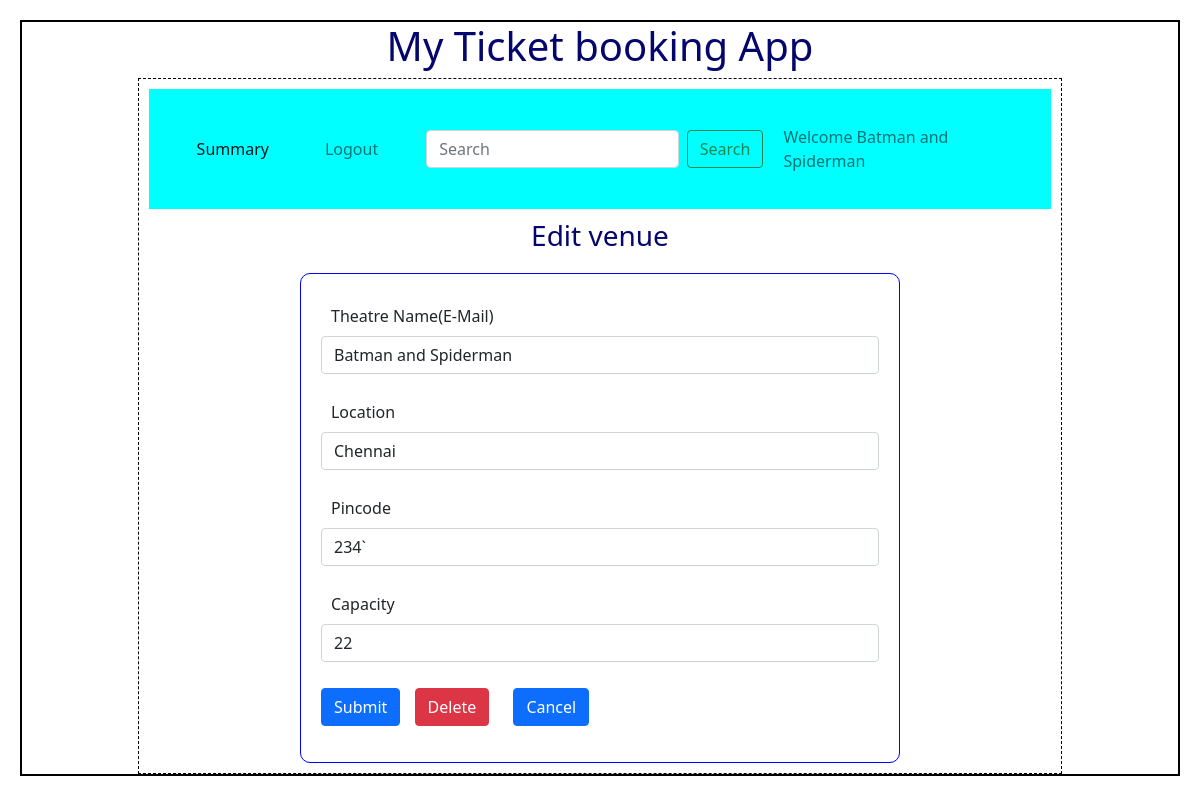
Screenshot of /edit_venue/2/Batman and Spiderman with the database file from the repository.
### backend/models.py (models this page shows)
class Theatre(db.Model):
    __tablename__ = "theatre"
    id =db.Column(db.Integer,primary_key = True)
    name =db.Column(db.String, unique=True,nullable=False)
    location = db.Column(db.String,nullable=False)
    pin_code = db.Column(db.Integer,nullable=False)
    capacity = db.Column(db.Integer,nullable=False)
    venue_pic_url = db.Column(db.String,nullable=True,default="None")
    shows = db.relationship("Show",cascade="all,delete",backref="theatre",lazy=True)

### backend/controllers.py (the view, shortened to what this page needs)
@app.route("/edit_venue/<id>/<name>",methods=["GET","POST"])
def edit_venue(id,name):
    v =get_venue(id)
    return render_template("edit_venue.html",venue=v,name=name)

### backend/controllers.py (called while the page is built)
def get_venue(id):
    theatre = Theatre.query.filter_by(id=id).first()
    return theatre

### templates/edit_venue.html (shortened to what this page needs)
{%extends "admin_layout.html"%}
{%block conten%}
{%if venue%}
                <div class="center"> <h3>Edit venue</h3> </div>
                <form action="/edit_venue/{{venue.id}}/{{name}}" method ="POST">
                <div class="input_form">
                    <div class="mb-3">
                        <label for="name" class="form-label">Theatre Name(E-Mail)</label>
                        <input type="text" class="form-control" name="name" id="name" value="{{venue.name}}">
                    </div>
                    <div class="mb-3">
                        <label for="address" class="form-label">Location</label>
                        <input type="text" class="form-control" name="location"  id="location"  value="{{venue.location}}">
                    </div>
                    <div class="mb-3">
                        <label for="pincode" class="form-label">Pincode</label>
                        <input type="text" class="form-control" name="pincode"  id="pincode"  value="{{venue.pin_code}}">
                    </div>
                    <div class="mb-3">
                        <label for="capacity" class="form-label">Capacity</label>
                        <input type="number" class="form-control" name="capacity"  id="capacity"  value="{{venue.capacity}}">
                    </div>
                    <div class="mb-3">
                        <button type="submit" class="btn btn-primary">Submit</button>
                        <a href="/delete_venue/{{venue.id}}/{{name}}" type="button" class="btn btn-danger"> Delete</a>
                        <a href="/admin/{{name}}" type="button" class="btn btn-primary"> Cancel</a>
                    </div>
                </div>
            </form>
            {%endif%}
{%endblock%}

### templates/admin_layout.html (shortened to what this page needs)
<!DOCTYPE html>
<html>
    <head>
        <link rel="stylesheet" href="/static/styles/main.css">
        <link href="https://cdn.jsdelivr.net/npm/bootstrap@5.0.2/dist/css/bootstrap.min.css" rel="stylesheet">
    </head>
    <body>
        <div class="my_container">
            <div class="center"> <h1>My Ticket booking App</h1> </div>
            <div class="my_panel">
                <nav class="navbar navbar-expand-lg navbar-light" style="background-color: aqua;">
                    <div class="collapse navbar-collapse" id="navbarText">
                      <ul class="navbar-nav mr-auto">
                        <li class="nav-item">
                          <a class="nav-link active" href="/admin_summary/{{name}}">Summary</a>
                        </li>
                        <li class="nav-item">
                          <a class="nav-link" href="/login">Logout</a>
                        </li>
                      </ul>
                      <form action="/search/{{name}}" method="post" class="d-flex" role="search">
                        <input class="form-control me-2" type="search" placeholder="Search" aria-label="Search" name="search_txt" id="search_txt">
                        <button class="btn btn-outline-success" type="submit">Search</button>
                      </form>
                      <span class="navbar-text">
                        Welcome  {{name}}
                      </span>
                    </div>
                  </nav>
                 {%block conten%}{%endblock%}
                </div>
            </div>
        </body>
    </html>

### static/styles/main.css (style rules this page uses)
* { margin: 10px; }
.my_container { border: 2px solid black; }
.my_panel { width: 80%; margin: auto; height: auto; border: 1px dashed black; }
.input_form { border: 1px solid blue; width: 600px; height: 700px; height: auto; margin:auto; margin-top:20px; padding: 10px; border-radius: 10px; font-size: 16px; text-align: justify; }
.center { text-align: center; margin: auto; color: rgb(5,5,110); }

### rows the page displays
Theatre: name "Batman and Spiderman", location "Chennai", pincode "234`", capacity "22"
